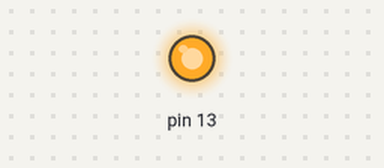
The program below on a simulated Arduino Uno, built with avr-gcc and run on an emulated ATmega328P. Shown: output pins drawn as LEDs (lit = HIGH).

Above: at 0.15 s.
At 40.5 s:
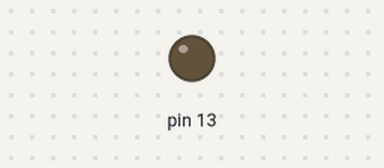
Timing chart, 0 to 42.9 s (numbered marks = the images above):
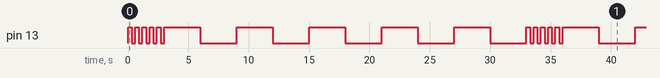

Measured:
- by itself, pin 13: repeats every 33.0 s: 4 × (LOW 0.30 s, HIGH 0.30 s), LOW 0.30 s, 5 × (HIGH 3.0 s, LOW 3.0 s), HIGH 0.30 s
- by itself, everything shown: repeats every 33.0 s, in 20 steps

The program:

main.cpp
```cpp
/*
    C++ blink using other function calls
*/

#include <Arduino.h>

#define DELAY_MS 300
#define DELAY_MULT 10
#define SUB_REPS 5

void blink_LED(int LED, int delay_ms);    // must define before using ... like real life

void setup()
{
  pinMode(LED_BUILTIN, OUTPUT);  // LED_BUILTIN expands to 13 ...
}


void loop()
{
    for (int i = 0; i < SUB_REPS; i++)
    {
        blink_LED(LED_BUILTIN, DELAY_MS);    // short blinks
    }

    for (int i = 0; i < SUB_REPS; i++)
    {
        blink_LED(LED_BUILTIN, DELAY_MULT * DELAY_MS);    // long blinks
    }
}


////~~~~


void blink_LED(int LED, int delay_ms)
{
    digitalWrite(LED, HIGH);    // turn LED on
    delay(delay_ms);            // wait
    digitalWrite(LED, LOW);     // turn LED off
    delay(delay_ms);            // wait
}

////////~~~~~~~~END>  main.cpp
```
